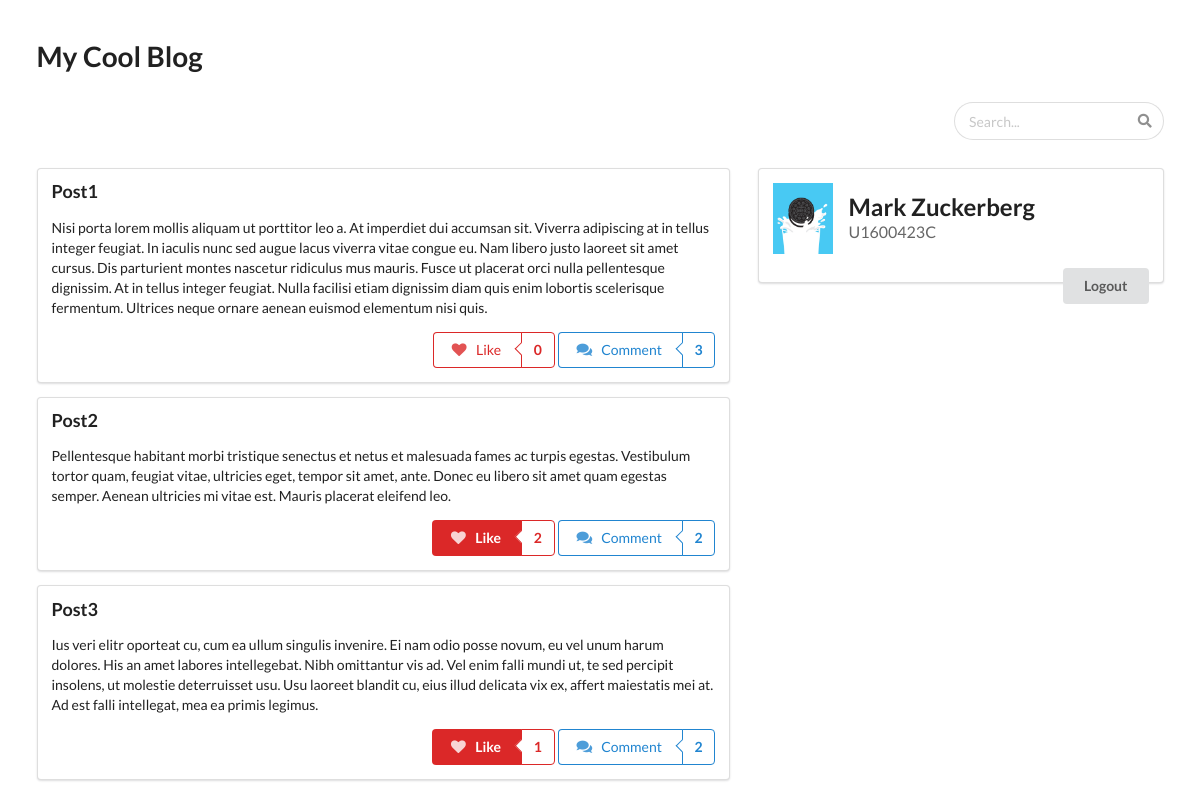
The page / (signed in) on the database its author committed.
### blogs/models.py (models this page shows, shortened)
class Post(models.Model):
    post_id = models.AutoField(primary_key=True)
    post_title = models.CharField(max_length=30, unique=True)
    post_content = models.CharField(max_length=2500)
    timestamp = models.DateTimeField(auto_now_add=True)
    class Meta:
        ordering = ('post_title',)

class BlogUser(models.Model):
    user = models.OneToOneField(User, on_delete=models.CASCADE)
    matric_no = models.CharField(max_length=9, unique=True, default="")
    liked_posts = models.ManyToManyField(Post)
    class Meta:
        ordering = ('user__last_name',)

### blogs/views.py (the view)
# urls.py: path('', views.index, name='index'),
def index(request):
    context = {'posts': Post.objects.all()}
    if request.user.is_authenticated:
        context['bu'] = get_object_or_404(BlogUser, user=request.user)
    else:
        context['user_form'] = BlogUserForm()
    return render(request, 'blogs/index.html', context)

### blogs/templates/blogs/index.html
{% extends "base_user.html" %}
{% block posts %}
  {% for post in posts %}
    <div class="ui clearing segment">
      <div class="ui header">{{ post.post_title }}</div>
      <p>{{ post.post_content }}</p>
      <div>
        {% include "post_buttons.html" with comment_count=post.comment_set.count %}
      </div>
    </div>
  {% endfor %}
{% endblock %}
{% block user %}
  {% include "user.html" %}
{% endblock %}

### blogs/templates/post_buttons.html
{% if not request.user.is_authenticated %}
  <div class="ui disabled right floated labeled button" tabindex="0">
    <div class="ui basic blue button">
      <i class="comments icon"></i> Comment
    </div>
    <a class="ui basic left pointing blue label">
      {{ post.comment_set.count }}
    </a>
  </div>
  <div class="ui disabled right floated labeled button" tabindex="0">
    <div class="ui basic red button">
      <i class="heart icon"></i> Like
    </div>
    <a class="ui basic red left pointing label">
      {{ post.bloguser_set.count }}
    </a>
  </div>
{% else %}
  <div class="ui right floated labeled button" tabindex="0">
    <a class="ui basic blue button" href="{% url 'blogs:comment' post.post_id %}">
      <i class="comments icon"></i> Comment
    </a>
    <a class="ui basic left pointing blue label">
      {{ comment_count }}
    </a>
  </div>
  <div class="ui right floated labeled button" tabindex="0">
    {% if bu in post.bloguser_set.all %}
      <a class="ui red button" href="{% url 'blogs:unlike' post.post_id %}?next={{ request.path }}">
        <i class="heart icon"></i> Like
      </a>
    {% else %}
      <a class="ui basic red button" href="{% url 'blogs:like' post.post_id %}?next={{ request.path }}">
        <i class="heart icon"></i> Like
      </a>
    {% endif %}
    <div class="ui basic red left pointing label">
      {{ post.bloguser_set.count }}
    </div>
  </div>
{% endif %}

### blogs/templates/user.html
{% if not request.user.is_authenticated %}
  <form class="ui form" action="{% url 'blogs:login' %}" method="post">
    {% csrf_token %}
    <div class="field">
      <label>Username</label>
      {{ user_form.username }}
    </div>
    <div class="field">
      <label>Password</label>
      {{ user_form.password }}
    </div>
    <button class="ui right floated button" type="submit">Login</button>
  </form>
{% else %}
  {% load static %}
  <h2 class="ui header">
    <img src="{% static "blogs/oreo.jpg" %}" alt="Avatar">
    <div class="content">
      {{ bu.user.first_name }} {{ bu.user.last_name }}
      <div class="sub header">{{ bu.matric_no }}</div>
    </div>
  </h2>
  <a class="ui right floated button" href="{% url 'blogs:logout' %}">Logout</a>
{% endif %}

### rows shown on the page
Post: post_title "Post1", post_content "Nisi porta lorem mollis aliquam ut porttitor leo a. At imperdiet dui accumsan sit. Viverra adipiscing at in tellus integer feugiat. In iaculis nunc sed augue lacus viverra vitae congue eu. Nam libero justo laoreet sit amet cursus. Dis parturient montes nascetur ridiculus mus mauris. Fusce ut placerat orci nulla pellentesque dignissim. At in tellus integer feugiat. Nulla facilisi etiam dignissim diam quis enim lobortis scelerisque fermentum. Ultrices neque ornare aenean euismod elementum nisi quis.", comment_count "3", bloguser_set.count "0"
Post: post_title "Post2", post_content "Pellentesque habitant morbi tristique senectus et netus et malesuada fames ac turpis egestas. Vestibulum tortor quam, feugiat vitae, ultricies eget, tempor sit amet, ante. Donec eu libero sit amet quam egestas semper. Aenean ultricies mi vitae est. Mauris placerat eleifend leo.", post_id "2", bloguser_set.count "2"
Post: post_title "Post3", post_content "Ius veri elitr oporteat cu, cum ea ullum singulis invenire. Ei nam odio posse novum, eu vel unum harum dolores. His an amet labores intellegebat. Nibh omittantur vis ad. Vel enim falli mundi ut, te sed percipit insolens, ut molestie deterruisset usu. Usu laoreet blandit cu, eius illud delicata vix ex, affert maiestatis mei at. Ad est falli intellegat, mea ea primis legimus.", comment_count "2", bloguser_set.count "1"
BlogUser: user.first_name "Mark", user.last_name "Zuckerberg", matric_no "U1600423C"
